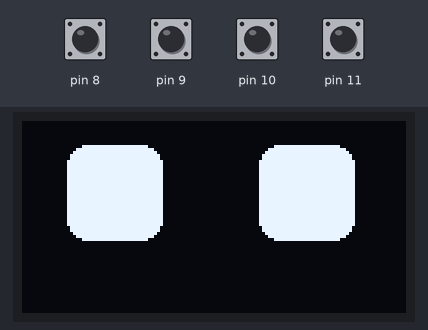
A sketch run on a simulated Arduino Uno, built with avr-gcc and run on an emulated ATmega328P. Parts: 128×64 one-colour display. Inputs (shaded band) come from the test bench; at power-on: pin 8–11 HIGH. The display library's start-up logo is not drawn; random numbers use the default seed unless the sketch sets one; what the sketch prints to the serial monitor is not drawn.

Above: at 0.94 s.
1.3 s: pin 9 pulled LOW for 1 s
At 2.8 s:
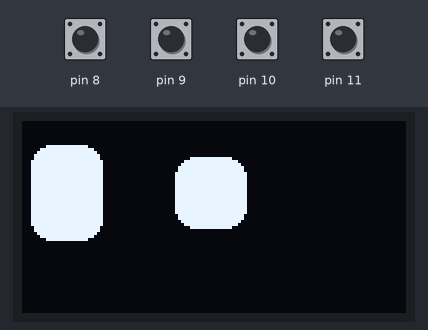
5.3 s: pin 8 pulled LOW for 0.15 s
At 6.4 s:
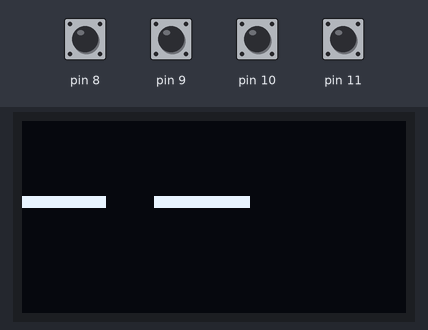
8.3 s: pin 8 pulled LOW for 1 s
At 9.57 s:
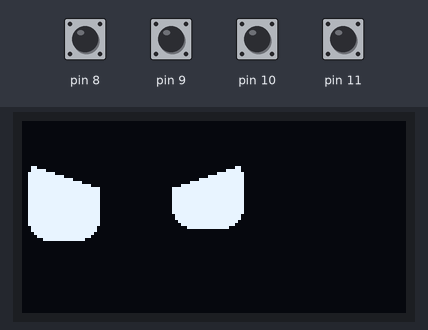
9.9 s: pin 10 pulled LOW for 1 s
At 12.8 s:
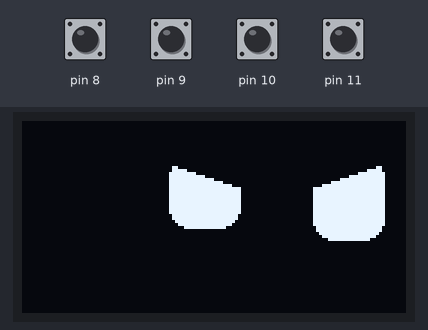
13.0 s: pin 8 pulled LOW for 0.15 s
At 13.5 s:
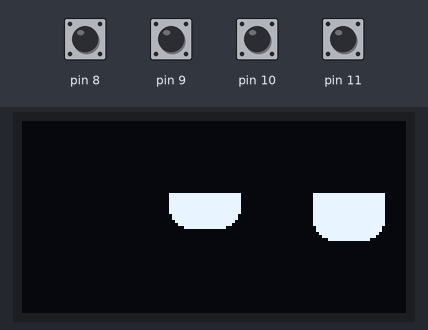
13.7 s: pin 9 pulled LOW for 1 s
At 14.18 s:
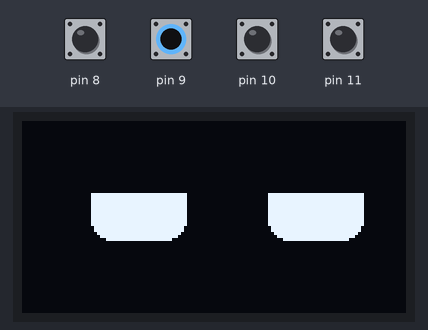
Timing chart, 0 to 16.7 s (numbered marks = the images above; inputs shaded):
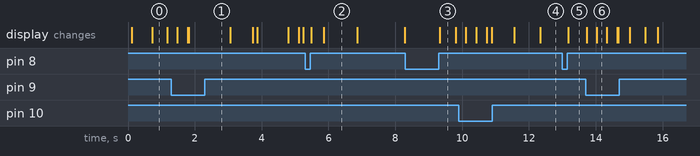

Measured:
- what the display in image 0 shows lasts 0.5 s, from 0.7 s to 1.2 s
- what the display in image 3 shows lasts 0.5 s, from 9.3 s to 9.8 s

The sketch:

robot_vector.ino
```cpp
#include <Wire.h>
#include <Adafruit_GFX.h>
#include <Adafruit_SSD1306.h>

#define SCREEN_WIDTH 128 // OLED display width, in pixels
#define SCREEN_HEIGHT 64 // OLED display height, in pixels
// Declaration for an SSD1306 display connected to I2C (SDA, SCL pins)
#define OLED_RESET     -1 // Reset pin # (or -1 if sharing Arduino reset pin)
Adafruit_SSD1306 display(SCREEN_WIDTH, SCREEN_HEIGHT, &Wire, OLED_RESET);

#include "eyes.h"


void setup() {
  // put your setup code here, to run once:
  pinMode(8,INPUT_PULLUP);
  pinMode(9,INPUT_PULLUP);
  pinMode(10,INPUT_PULLUP);
  pinMode(11,INPUT_PULLUP);

  Serial.begin(115200);
  Serial.println("Booting");

  if(!display.begin(SSD1306_SWITCHCAPVCC, 0x3c)) { // Address 0x3D for 128x64
    Serial.println(F("SSD1306 allocation failed"));
    for(;;); // Don't proceed, loop forever
  }

  // Show initial display buffer contents on the screen --
  // the library initializes this with an Adafruit splash screen.
  display.display();

  // Clear the buffer
  display.clearDisplay();
  display.display();
}

unsigned char readkey(void){
  unsigned char ret=0;
    if (digitalRead(8)==0 ) ret=1;  //izquierda
    if (digitalRead(9)==0) ret+=2; //arriba
    if (digitalRead(10)==0) ret+=4; //abajo
    if (digitalRead(11)==0) ret+=8; //fuego
  return (ret);
}

int xp=16;
int mood=1;

void loop() {
  int n;
  static int xd=0;
  static int espera=0;
  static int step=0;
  int x1,x2;
  if (espera>0) {
    espera--;
    delay(1);
  } else {
    x1=   xd+ (xp>16? (16+2*(xp-16)):xp);
    x2=64+xd+ (xp<16? (-16+(xp*2))  :xp);
    switch (step){
      case 0:
       display.clearDisplay(); // Clear the display buffer
       if (xp<6) {
               display.drawBitmap(x1, 8, peyes[mood][2][0], 32, 32, WHITE);
               display.drawBitmap(x2, 8, peyes[mood][1][1], 32, 32, WHITE);
       } else if (xp<26) {
               display.drawBitmap(x1, 8, peyes[mood][0][0], 32, 32, WHITE);
               display.drawBitmap(x2, 8, peyes[mood][0][1], 32, 32, WHITE);
       } else {
               display.drawBitmap(x1, 8, peyes[mood][1][0], 32, 32, WHITE);
               display.drawBitmap(x2, 8, peyes[mood][2][1], 32, 32, WHITE);
       }
       display.display();
       espera=random(250, 1000);
       n=random(0,7);
       if (n==6) {
          step=1;
       } else {
          step=2;
       }
       break;
      case 1:
       display.clearDisplay(); // Clear the display buffer
       display.drawBitmap(x1, 8, eye0, 32, 32, WHITE);
       display.drawBitmap(x2, 8, eye0, 32, 32, WHITE);
       display.display();
       espera=100;
       step=0;
       break;
      case 2:
       n=random(0,10);
       if (n<5) xd--;
       if (n>5) xd++;
       if (xd<-4) xd=-3;
       if (xd>4) xd=3;
       espera=0;
       step=0;
       break;
    }
  }
//n=0;
n=readkey();
if (n==2) xp=(xp<=0?0:xp-1);
if (n==4) xp=(xp>=32?32:xp+1);
if (n==1) {
  mood=(mood>=5?0:mood+1);
  do {} while (readkey()!=0);
  }
if (n!=0) { espera=0; step=0; }

}
```

Source omitted: eyes.h (31934 bytes)
